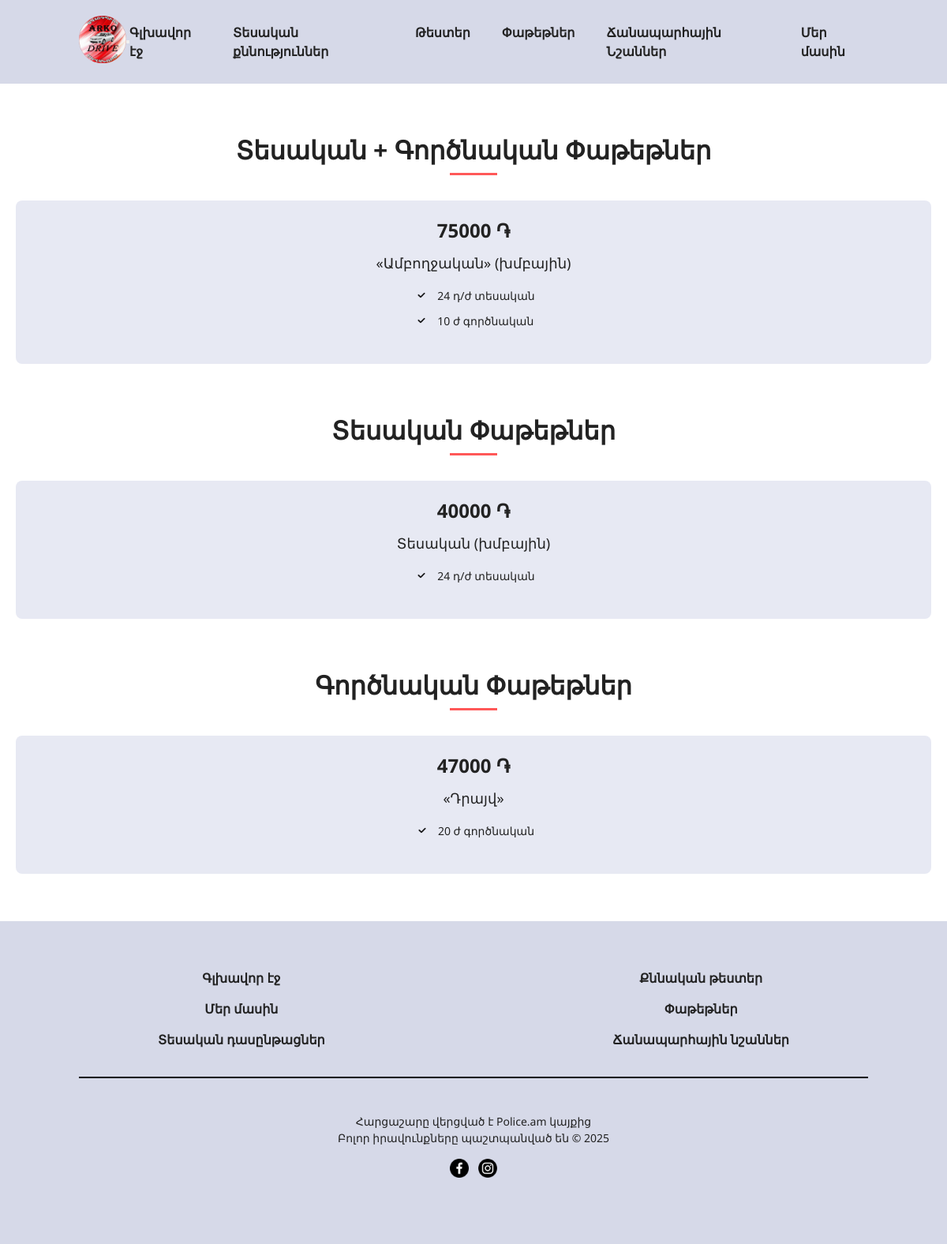
Page /packages/ on the committed database.
### main/models.py (models this page shows, shortened)
class Package(models.Model):
    CATEGORY_CHOICES = [
        ('full', "Теория + Практика"),
        ('theory', "Только теория"),
        ('practical', "Только практика"),
    ]
    name = models.CharField("Название пакета", max_length=255)
    price = models.DecimalField("Цена (в ₧)", max_digits=10, decimal_places=2)
    category = models.CharField(
        "Тип пакета",
        max_length=20,
        choices=CATEGORY_CHOICES,
        default='full'
    )
    class Meta:
        verbose_name = "Пакет"
        verbose_name_plural = "Пакеты"

class PackageFeature(models.Model):
    package = models.ForeignKey(
        Package,
        on_delete=models.CASCADE,
        related_name='features',
        verbose_name="Пакет"
    )
    description = models.CharField("Описание пункта", max_length=255)
    class Meta:
        verbose_name = "Пункт пакета"
        verbose_name_plural = "Пункты пакета"

### main/views.py (the view)
# urls.py: path('packages/', views.packages_view, name='packages'),
def packages_view(request):
    packages_full = Package.objects.filter(category='full')
    packages_theory = Package.objects.filter(category='theory')
    packages_practical = Package.objects.filter(category='practical')
    return render(request, 'packages.html', {
        'packages_full': packages_full,
        'packages_theory': packages_theory,
        'packages_practical': packages_practical,
    })

### main/templates/packages.html (shortened to what this page needs)
{% extends 'base.html' %}
{% load static %}
{% block content %}
  <main>
    <section class="section-title">
      <h2>Տեսական + Գործնական Փաթեթներ</h2>
    </section>
    <section class="packages-grid">
      {% for pkg in packages_full %}
        <div class="package-card">
          <div class="price">{{ pkg.price|floatformat:0 }} ֏</div>
          <div class="name">{{ pkg.name }}</div>
          <ul class="features">
            {% for feat in pkg.features.all %}
              <li>
                <img src="{% static 'images/done_check_mark_icon_175525.webp' %}" alt="">
                {{ feat.description }}
              </li>
            {% endfor %}
          </ul>
        </div>
      {% empty %}
        <p>Պահեկաններ չկան։</p>
      {% endfor %}
    </section>
    <section class="section-title">
      <h2>Տեսական Փաթեթներ</h2>
    </section>
    <section class="packages-grid">
      {% for pkg in packages_theory %}
        <div class="package-card">
          <div class="price">{{ pkg.price|floatformat:0 }} ֏</div>
          <div class="name">{{ pkg.name }}</div>
          <ul class="features">
            {% for feat in pkg.features.all %}
              <li>
                <img src="{% static 'images/done_check_mark_icon_175525.webp' %}" alt="">
                {{ feat.description }}
              </li>
            {% endfor %}
          </ul>
        </div>
      {% empty %}
        <p>Տեսական փաթեթներ չկան։</p>
      {% endfor %}
    </section>
    <section class="section-title">
      <h2>Գործնական Փաթեթներ</h2>
    </section>
    <section class="packages-grid">
      {% for pkg in packages_practical %}
        <div class="package-card">
          <div class="price">{{ pkg.price|floatformat:0 }} ֏</div>
          <div class="name">{{ pkg.name }}</div>
          <ul class="features">
            {% for feat in pkg.features.all %}
              <li>
                <img src="{% static 'images/done_check_mark_icon_175525.webp' %}" alt="">
                {{ feat.description }}
              </li>
            {% endfor %}
          </ul>
        </div>
      {% empty %}
        <p>Գործնական փաթեթներ չկան։</p>
      {% endfor %}
    </section>
  </main>
{% endblock %}

### main/static/css/style.css (style rules this page uses)
* { margin: 0; padding: 0; box-sizing: border-box; }
body { font-family: "Noto Sans", sans-serif; color: #222; line-height: 1.5; }
:root { --brand: #d6d9e8; --accent: #ff5858; --border: #ccc; --text: #222; --bg: #fff; }
body { font-family: "Noto Sans", sans-serif; color: var(--text); background: var(--bg); line-height: 1.5; }
.section-title { text-align: center; margin: 60px 0 40px; }
.section-title h2 { font-size: 32px; font-weight: 700; display: inline-block; position: relative; }
.section-title h2::after { content: ""; position: absolute; bottom: -8px; left: 50%; transform: translateX(-50%); width: 60px; height: 3px; background: #ff5858; }
.packages-grid { display: grid; grid-template-columns: repeat(auto-fit, minmax(240px, 1fr)); gap: 20px; max-width: 1200px; margin: 0 auto 60px; padding: 0 20px; }
.package-card { background: #e7e9f3; border-radius: 8px; padding: 20px; display: flex; flex-direction: column; align-items: center; text-align: center; }
.package-card .price { font-size: 24px; font-weight: 700; margin-bottom: 10px; }
.package-card .name { font-size: 18px; margin-bottom: 15px; }
.package-card .features { list-style: none; margin-bottom: 15px; padding: 0; }
.package-card .features li { display: flex; align-items: center; margin-bottom: 8px; font-size: 14px; }
.package-card .features li img { width: 24px; height: 24px; margin-right: 8px; }
body { font-family: "Noto Sans", sans-serif; color: #222; line-height: 1.6; }

### rows in the picture
Package: price "75000", name "«Ամբողջական» (խմբային)"
PackageFeature: description "24 դ/ժ տեսական"
PackageFeature: description "10 ժ գործնական"
Package: price "40000", name "Տեսական (խմբային)"
PackageFeature: description "24 դ/ժ տեսական"
Package: price "47000", name "«Դրայվ»"
PackageFeature: description "20 ժ գործնական"
